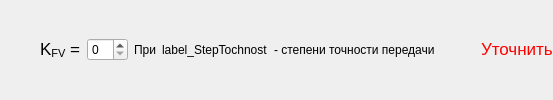
           <widget class="QFrame" name="frame_94">
            <property name="frameShape">
             <enum>QFrame::NoFrame</enum>
            </property>
            <property name="frameShadow">
             <enum>QFrame::Raised</enum>
            </property>
            <layout class="QGridLayout" name="gridLayout_175">
             <property name="margin">
              <number>0</number>
             </property>
             <item row="0" column="0">
              <widget class="QLabel" name="label_625">
               <property name="text">
                <string>&lt;!DOCTYPE HTML PUBLIC &quot;-//W3C//DTD HTML 4.0//EN&quot; &quot;http://www.w3.org/TR/REC-html40/strict.dtd&quot;&gt;
&lt;html&gt;&lt;head&gt;&lt;meta name=&quot;qrichtext&quot; content=&quot;1&quot; /&gt;&lt;style type=&quot;text/css&quot;&gt;
p, li { white-space: pre-wrap; }
&lt;/style&gt;&lt;/head&gt;&lt;body style=&quot; font-family:'Lucida Grande'; font-size:13pt; font-weight:400; font-style:normal;&quot;&gt;
&lt;p style=&quot; margin-top:0px; margin-bottom:0px; margin-left:0px; margin-right:0px; -qt-block-indent:0; text-indent:0px;&quot;&gt;K&lt;span style=&quot; vertical-align:sub;&quot;&gt;FV&lt;/span&gt; =&lt;/p&gt;&lt;/body&gt;&lt;/html&gt;</string>
               </property>
               <property name="indent">
                <number>40</number>
               </property>
              </widget>
             </item>
             <item row="0" column="5">
              <spacer name="horizontalSpacer_183">
               <property name="orientation">
                <enum>Qt::Horizontal</enum>
               </property>
               <property name="sizeHint" stdset="0">
                <size>
                 <width>40</width>
                 <height>20</height>
                </size>
               </property>
              </spacer>
             </item>
             <item row="0" column="1">
              <widget class="QSpinBox" name="spinBox_KFV_2"/>
             </item>
             <item row="0" column="2">
              <widget class="QLabel" name="label_626">
               <property name="text">
                <string>При</string>
               </property>
              </widget>
             </item>
             <item row="0" column="3">
              <widget class="QLabel" name="label_StepTochnost_2">
               <property name="text">
                <string>label_StepTochnost</string>
               </property>
              </widget>
             </item>
             <item row="0" column="4">
              <widget class="QLabel" name="label_627">
               <property name="text">
                <string>- степени точности передачи</string>
               </property>
              </widget>
             </item>
             <item row="0" column="6">
              <widget class="QLabel" name="label_checkKFV_2">
               <property name="text">
                <string>&lt;!DOCTYPE HTML PUBLIC &quot;-//W3C//DTD HTML 4.0//EN&quot; &quot;http://www.w3.org/TR/REC-html40/strict.dtd&quot;&gt;
&lt;html&gt;&lt;head&gt;&lt;meta name=&quot;qrichtext&quot; content=&quot;1&quot; /&gt;&lt;style type=&quot;text/css&quot;&gt;
p, li { white-space: pre-wrap; }
&lt;/style&gt;&lt;/head&gt;&lt;body style=&quot; font-family:'Lucida Grande'; font-size:13pt; font-weight:400; font-style:normal;&quot;&gt;
&lt;p style=&quot; margin-top:0px; margin-bottom:0px; margin-left:0px; margin-right:0px; -qt-block-indent:0; text-indent:0px;&quot;&gt;&lt;span style=&quot; color:#ff0000;&quot;&gt;Уточнить&lt;/span&gt;&lt;/p&gt;&lt;/body&gt;&lt;/html&gt;</string>
               </property>
              </widget>
             </item>
            </layout>
           </widget>
